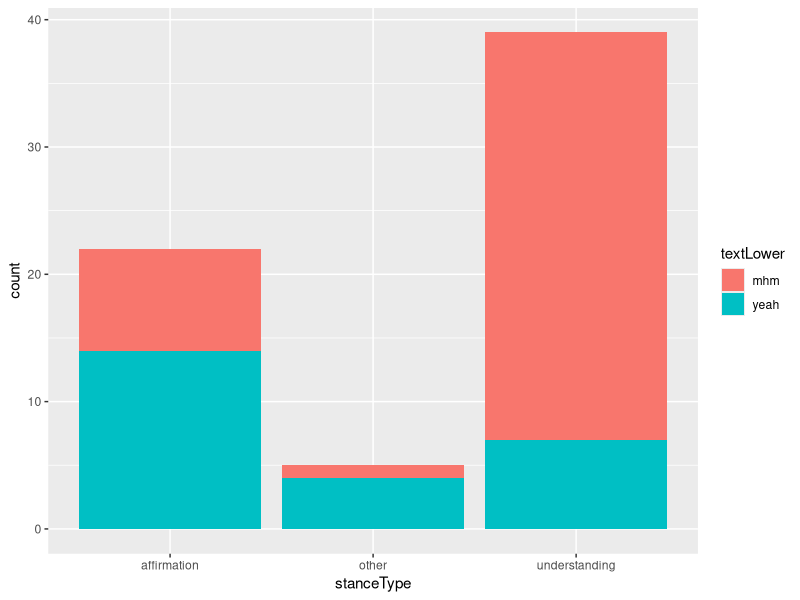
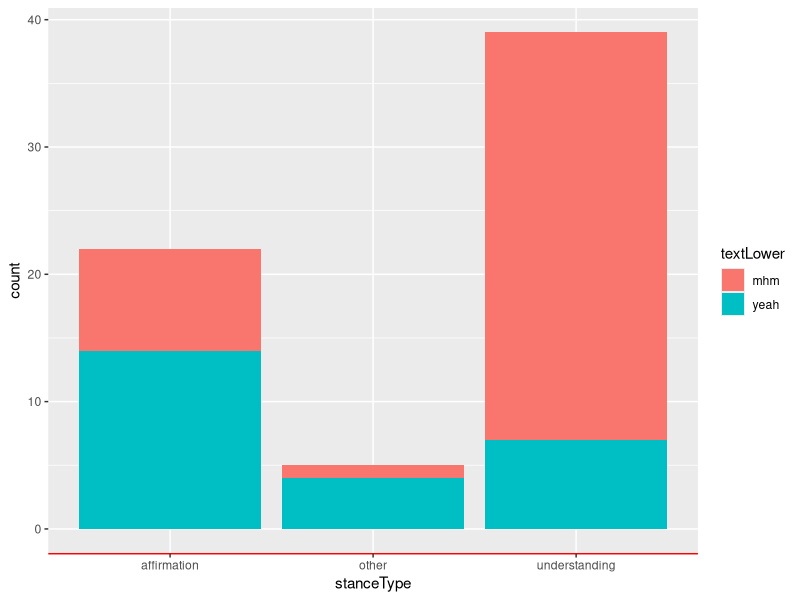
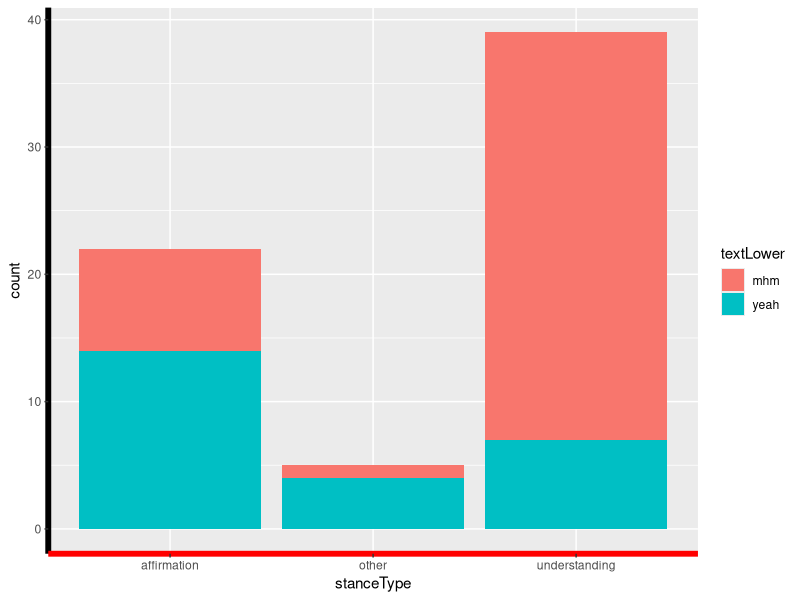
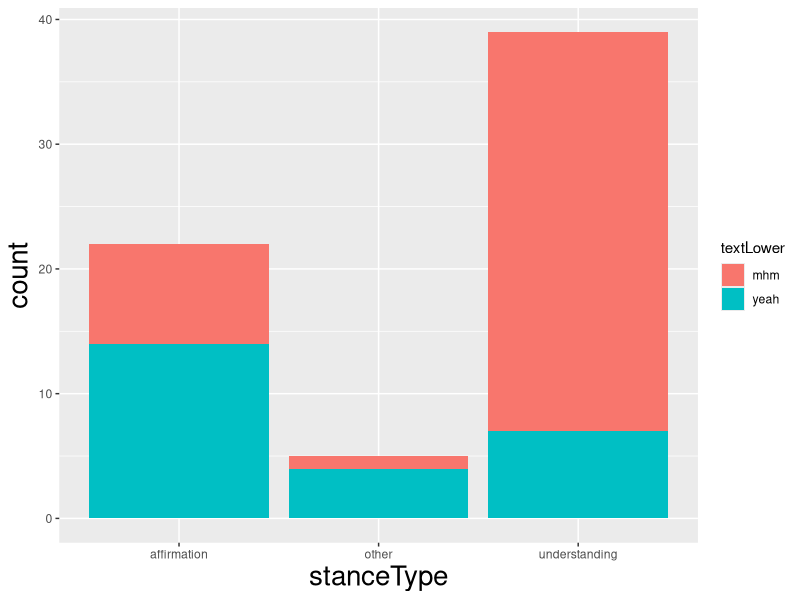
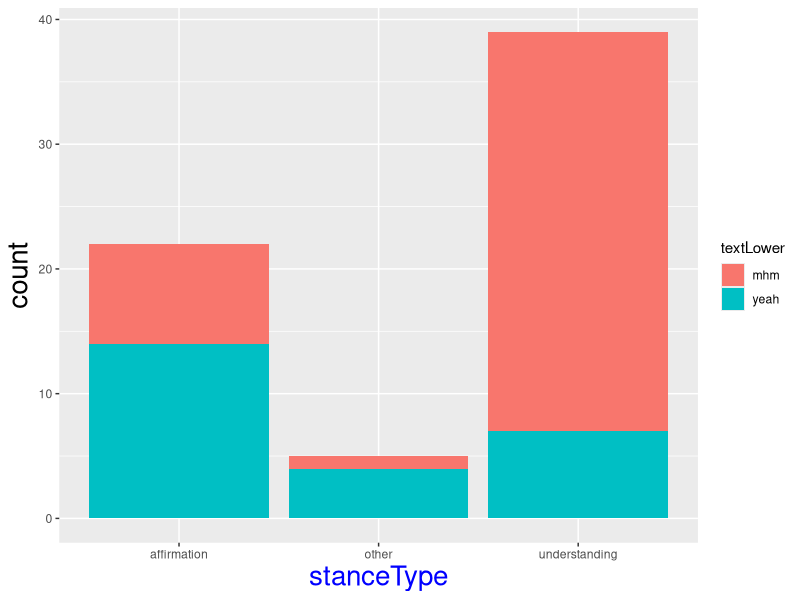
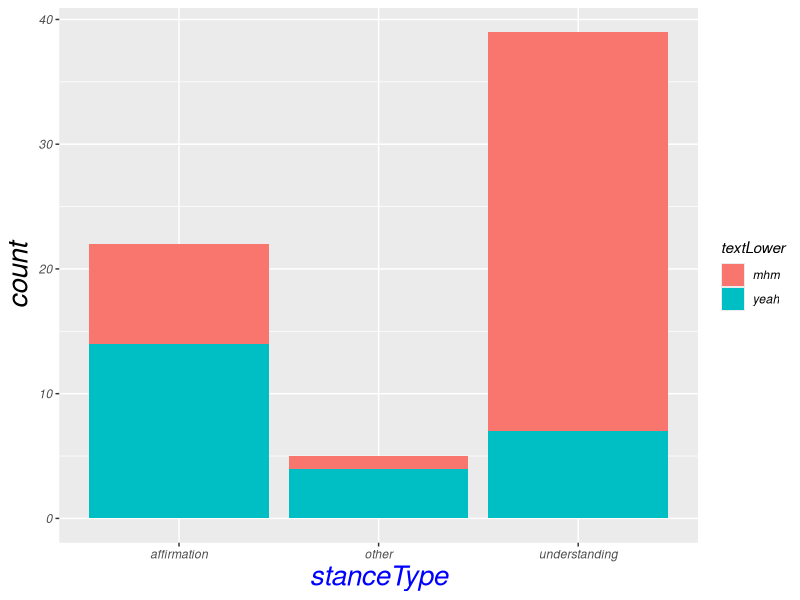
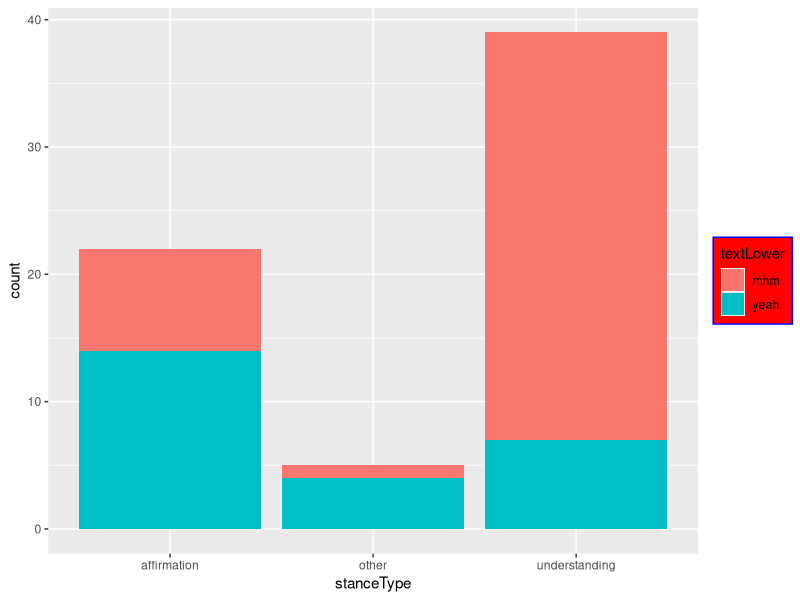
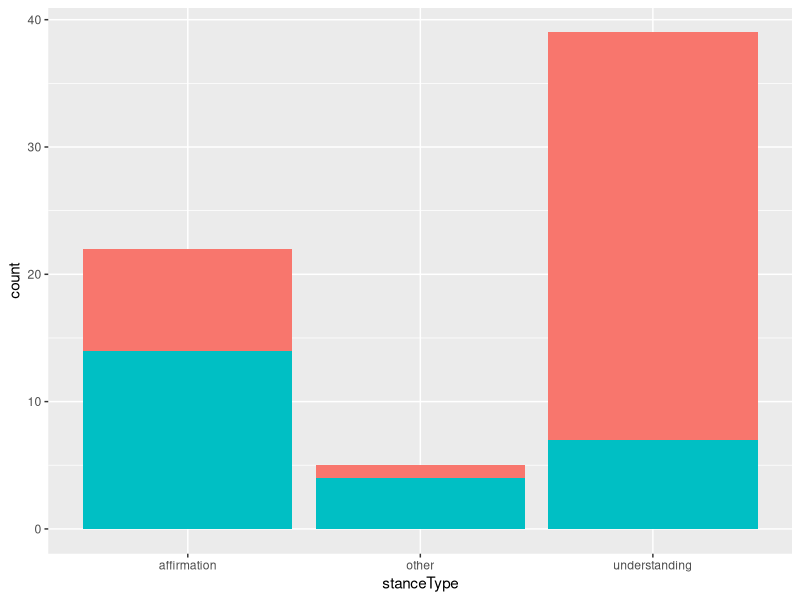

Recreate these plots in R, in order.
## ---- chunk 1
#| label: yeah-mhm-data
#| message: false
library(tidyverse)
yeah_mhm <- read_csv("yeah_mhm-small.csv")
yeah_mhm
## ---- chunk 2
#| label: base-plot
bar_plot <- ggplot(yeah_mhm, aes(x = stanceType)) +
  geom_bar(aes(fill = textLower))
bar_plot
## ---- chunk 3
#| label: x-axis-red
bar_plot +
  theme(axis.line.x = element_line(color = "red"))
## ---- chunk 4
#| label: x-axis-red
## ---- chunk 5
#| label: axis-line-2
bar_plot +
  theme(
    axis.line   = element_line(linewidth = 2),
    axis.line.x = element_line(color = "red")
  )
## ---- chunk 6
#| label: axis-title-1
bar_plot +
  theme(
    axis.title = element_text(size = 20)
  )
## ---- chunk 7
#| label: axis-title-2
bar_plot +
  theme(
    axis.title   = element_text(size = 20),
    axis.title.x = element_text(color = "blue")
  )
## ---- chunk 8
#| label: axis-title-3
bar_plot +
  theme(
    text         = element_text(face = "italic"),
    axis.title   = element_text(size = 20),
    axis.title.x = element_text(color = "blue")
  )
## ---- chunk 9
?element_text()
## ---- chunk 10
?theme()
## ---- chunk 11
#| label: element-rect-args-show
#| echo: false
cat("function (fill = NULL, colour = NULL, linewidth = NULL, linetype = NULL, 
          color = NULL, inherit.blank = FALSE, size = deprecated())")
## ---- chunk 12
#| label: legend-background-red
bar_plot +
  theme(legend.background = element_rect(fill = "red", color = "blue"))
## ---- chunk 13
#| label: legend-pos-1
bar_plot +
  theme(legend.position = "none")
## ---- chunk 14
#| label: legend-pos-2
bar_plot +
  theme(legend.position = "top")
## ---- chunk 15
#| label: legend-pos-3
bar_plot +
  theme(legend.position = "right")
## ---- chunk 16
#| label: legend-pos-4
bar_plot +
  theme(legend.position = "bottom")
## ---- chunk 17
#| label: legend-pos-5
bar_plot +
  theme(legend.position = "left")
## ---- chunk 18
#| label: legend-pos-6
bar_plot +
  theme(legend.position = c(.5, .5))
## ---- chunk 19
#| label: legend-pos-7
bar_plot +
  theme(legend.position = c(.2, .8))
## ---- chunk 20
#| label: theme-default
bar_plot
## ---- chunk 21
#| label: theme-minimal
bar_plot +
  theme_minimal()
## ---- chunk 22
#| label: theme-classic
bar_plot +
  theme_classic()
## ---- chunk 23
#| label: theme-grey
bar_plot +
  theme_grey() # Default
## ---- chunk 24
#| label: theme-base_size-1
bar_plot +
  theme_classic(base_size = 5)
## ---- chunk 25
#| label: theme-base_size-2
bar_plot +
  theme_classic(base_size = 15)
## ---- chunk 26
#| label: complete-themes-1
library(ggthemes)
bar_plot +
  theme_excel()
## ---- chunk 27
#| label: complete-themes-2
library(ggthemes)
bar_plot +
  theme_wsj()
## ---- chunk 28
#| label: complete-themes-3
library(ggthemes)
bar_plot +
  theme_wsj(base_size = 10) +
  theme(legend.title = element_blank()) # can substitute any element
## ---- chunk 29
#| label: custom-theme-element
